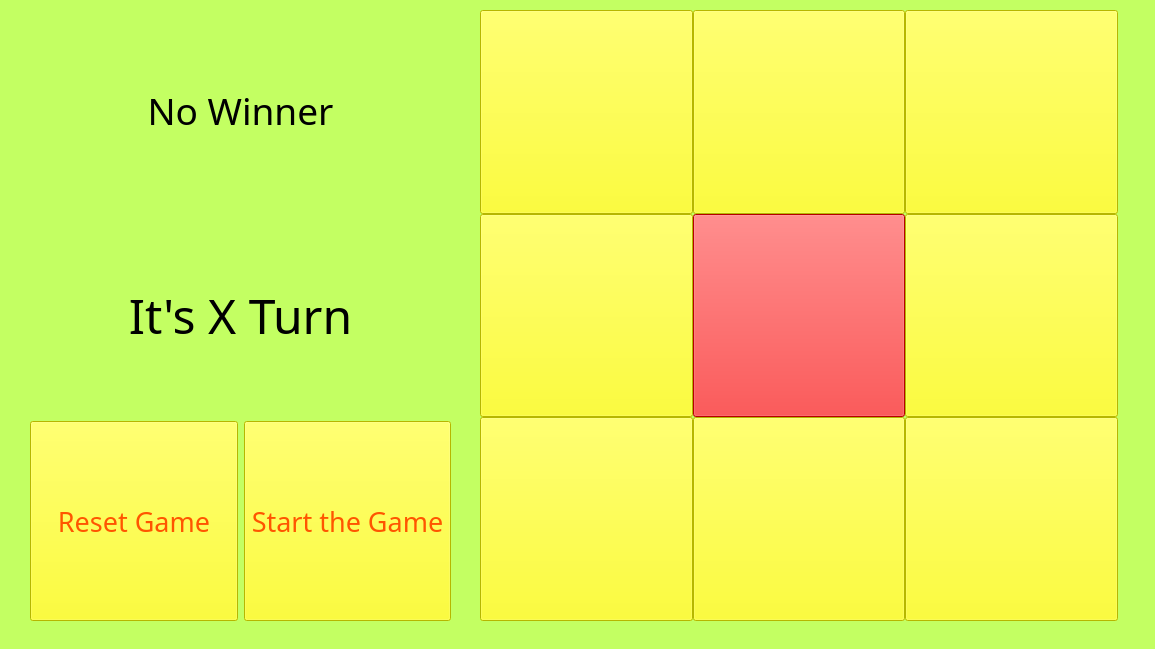
<?xml version="1.0" encoding="UTF-8"?>
<ui version="4.0">
 <class>TTTGame</class>
 <widget class="QWidget" name="TTTGame">
  <property name="geometry">
   <rect>
    <x>0</x>
    <y>0</y>
    <width>1155</width>
    <height>649</height>
   </rect>
  </property>
  <property name="windowTitle">
   <string>TTTGame</string>
  </property>
  <property name="styleSheet">
   <string notr="true">background-color: rgb(195, 255, 98);</string>
  </property>
  <widget class="QWidget" name="gridLayoutWidget">
   <property name="geometry">
    <rect>
     <x>480</x>
     <y>10</y>
     <width>638</width>
     <height>611</height>
    </rect>
   </property>
   <layout class="QGridLayout" name="gridLayout">
    <property name="spacing">
     <number>0</number>
    </property>
    <item row="1" column="1">
     <widget class="QPushButton" name="pushButton_5">
      <property name="sizePolicy">
       <sizepolicy hsizetype="Preferred" vsizetype="Preferred">
        <horstretch>0</horstretch>
        <verstretch>0</verstretch>
       </sizepolicy>
      </property>
      <property name="font">
       <font>
        <family>PazoMathBlackboardBold</family>
        <pointsize>48</pointsize>
       </font>
      </property>
      <property name="styleSheet">
       <string notr="true">background-color: red;
color: rgb(255, 85, 0);</string>
      </property>
      <property name="text">
       <string/>
      </property>
     </widget>
    </item>
    <item row="0" column="0">
     <widget class="QPushButton" name="pushButton_3">
      <property name="sizePolicy">
       <sizepolicy hsizetype="Preferred" vsizetype="Preferred">
        <horstretch>0</horstretch>
        <verstretch>0</verstretch>
       </sizepolicy>
      </property>
      <property name="font">
       <font>
        <family>PazoMathBlackboardBold</family>
        <pointsize>48</pointsize>
       </font>
      </property>
      <property name="layoutDirection">
       <enum>Qt::LeftToRight</enum>
      </property>
      <property name="autoFillBackground">
       <bool>false</bool>
      </property>
      <property name="styleSheet">
       <string notr="true">background-color: rgb(255, 255, 0);
color: rgb(255, 85, 0);</string>
      </property>
      <property name="text">
       <string/>
      </property>
     </widget>
    </item>
    <item row="0" column="2">
     <widget class="QPushButton" name="pushButton_9">
      <property name="sizePolicy">
       <sizepolicy hsizetype="Preferred" vsizetype="Preferred">
        <horstretch>0</horstretch>
        <verstretch>0</verstretch>
       </sizepolicy>
      </property>
      <property name="font">
       <font>
        <family>PazoMathBlackboardBold</family>
        <pointsize>48</pointsize>
       </font>
      </property>
      <property name="styleSheet">
       <string notr="true">background-color: rgb(255, 255, 0);
color: rgb(255, 85, 0);</string>
      </property>
      <property name="text">
       <string/>
      </property>
     </widget>
    </item>
    <item row="1" column="2">
     <widget class="QPushButton" name="pushButton_8">
      <property name="sizePolicy">
       <sizepolicy hsizetype="Preferred" vsizetype="Preferred">
        <horstretch>0</horstretch>
        <verstretch>0</verstretch>
       </sizepolicy>
      </property>
      <property name="font">
       <font>
        <family>PazoMathBlackboardBold</family>
        <pointsize>48</pointsize>
       </font>
      </property>
      <property name="styleSheet">
       <string notr="true">background-color: rgb(255, 255, 0);
color: rgb(255, 85, 0);</string>
      </property>
      <property name="text">
       <string/>
      </property>
     </widget>
    </item>
    <item row="0" column="1">
     <widget class="QPushButton" name="pushButton_6">
      <property name="sizePolicy">
       <sizepolicy hsizetype="Preferred" vsizetype="Preferred">
        <horstretch>0</horstretch>
        <verstretch>0</verstretch>
       </sizepolicy>
      </property>
      <property name="font">
       <font>
        <family>PazoMathBlackboardBold</family>
        <pointsize>48</pointsize>
       </font>
      </property>
      <property name="styleSheet">
       <string notr="true">background-color: rgb(255, 255, 0);
color: rgb(255, 85, 0);</string>
      </property>
      <property name="text">
       <string/>
      </property>
     </widget>
    </item>
    <item row="2" column="2">
     <widget class="QPushButton" name="pushButton_7">
      <property name="sizePolicy">
       <sizepolicy hsizetype="Preferred" vsizetype="Preferred">
        <horstretch>0</horstretch>
        <verstretch>0</verstretch>
       </sizepolicy>
      </property>
      <property name="font">
       <font>
        <family>PazoMathBlackboardBold</family>
        <pointsize>48</pointsize>
       </font>
      </property>
      <property name="styleSheet">
       <string notr="true">background-color: rgb(255, 255, 0);
color: rgb(255, 85, 0);</string>
      </property>
      <property name="text">
       <string/>
      </property>
     </widget>
    </item>
    <item row="1" column="0">
     <widget class="QPushButton" name="pushButton_2">
      <property name="sizePolicy">
       <sizepolicy hsizetype="Preferred" vsizetype="Preferred">
        <horstretch>0</horstretch>
        <verstretch>0</verstretch>
       </sizepolicy>
      </property>
      <property name="font">
       <font>
        <family>PazoMathBlackboardBold</family>
        <pointsize>48</pointsize>
       </font>
      </property>
      <property name="styleSheet">
       <string notr="true">background-color: rgb(255, 255, 0);
color: rgb(255, 85, 0);</string>
      </property>
      <property name="text">
       <string/>
      </property>
     </widget>
    </item>
    <item row="2" column="0">
     <widget class="QPushButton" name="pushButton_1">
      <property name="sizePolicy">
       <sizepolicy hsizetype="Preferred" vsizetype="Preferred">
        <horstretch>0</horstretch>
        <verstretch>0</verstretch>
       </sizepolicy>
      </property>
      <property name="font">
       <font>
        <family>PazoMathBlackboardBold</family>
        <pointsize>48</pointsize>
       </font>
      </property>
      <property name="styleSheet">
       <string notr="true">background-color: rgb(255, 255, 0);
color: rgb(255, 85, 0);</string>
      </property>
      <property name="text">
       <string/>
      </property>
     </widget>
    </item>
    <item row="2" column="1">
     <widget class="QPushButton" name="pushButton_4">
      <property name="sizePolicy">
       <sizepolicy hsizetype="Preferred" vsizetype="Preferred">
        <horstretch>0</horstretch>
        <verstretch>0</verstretch>
       </sizepolicy>
      </property>
      <property name="font">
       <font>
        <family>PazoMathBlackboardBold</family>
        <pointsize>48</pointsize>
       </font>
      </property>
      <property name="styleSheet">
       <string notr="true">background-color: rgb(255, 255, 0);
color: rgb(255, 85, 0);</string>
      </property>
      <property name="text">
       <string/>
      </property>
     </widget>
    </item>
   </layout>
  </widget>
  <widget class="QWidget" name="gridLayoutWidget_2">
   <property name="geometry">
    <rect>
     <x>30</x>
     <y>10</y>
     <width>421</width>
     <height>611</height>
    </rect>
   </property>
   <layout class="QGridLayout" name="gridLayout_2">
    <item row="3" column="1">
     <widget class="QPushButton" name="buttonStart">
      <property name="sizePolicy">
       <sizepolicy hsizetype="Minimum" vsizetype="Preferred">
        <horstretch>0</horstretch>
        <verstretch>0</verstretch>
       </sizepolicy>
      </property>
      <property name="font">
       <font>
        <family>PazoMathBlackboardBold</family>
        <pointsize>20</pointsize>
       </font>
      </property>
      <property name="styleSheet">
       <string notr="true">background-color: rgb(255, 255, 0);
color: rgb(255, 85, 0);</string>
      </property>
      <property name="text">
       <string>Start the Game</string>
      </property>
     </widget>
    </item>
    <item row="3" column="0">
     <widget class="QPushButton" name="buttonReset">
      <property name="sizePolicy">
       <sizepolicy hsizetype="Minimum" vsizetype="Preferred">
        <horstretch>0</horstretch>
        <verstretch>0</verstretch>
       </sizepolicy>
      </property>
      <property name="font">
       <font>
        <family>PazoMathBlackboardBold</family>
        <pointsize>20</pointsize>
       </font>
      </property>
      <property name="styleSheet">
       <string notr="true">background-color: rgb(255, 255, 0);
color: rgb(255, 85, 0);</string>
      </property>
      <property name="text">
       <string>Reset Game</string>
      </property>
     </widget>
    </item>
    <item row="2" column="0" colspan="2">
     <widget class="QLabel" name="turnLabel">
      <property name="sizePolicy">
       <sizepolicy hsizetype="Preferred" vsizetype="Preferred">
        <horstretch>0</horstretch>
        <verstretch>0</verstretch>
       </sizepolicy>
      </property>
      <property name="font">
       <font>
        <family>PazoMathBlackboardBold</family>
        <pointsize>36</pointsize>
       </font>
      </property>
      <property name="layoutDirection">
       <enum>Qt::RightToLeft</enum>
      </property>
      <property name="styleSheet">
       <string notr="true">background-color: rgb(195, 255, 98);</string>
      </property>
      <property name="text">
       <string>It's X Turn</string>
      </property>
      <property name="alignment">
       <set>Qt::AlignCenter</set>
      </property>
     </widget>
    </item>
    <item row="0" column="0" colspan="2">
     <widget class="QLabel" name="winnerLabel">
      <property name="sizePolicy">
       <sizepolicy hsizetype="Preferred" vsizetype="Preferred">
        <horstretch>0</horstretch>
        <verstretch>0</verstretch>
       </sizepolicy>
      </property>
      <property name="font">
       <font>
        <family>PazoMathBlackboardBold</family>
        <pointsize>28</pointsize>
       </font>
      </property>
      <property name="layoutDirection">
       <enum>Qt::RightToLeft</enum>
      </property>
      <property name="styleSheet">
       <string notr="true">background-color: rgb(195, 255, 98);</string>
      </property>
      <property name="text">
       <string>No Winner</string>
      </property>
      <property name="alignment">
       <set>Qt::AlignCenter</set>
      </property>
     </widget>
    </item>
   </layout>
  </widget>
 </widget>
 <resources/>
 <connections/>
</ui>
